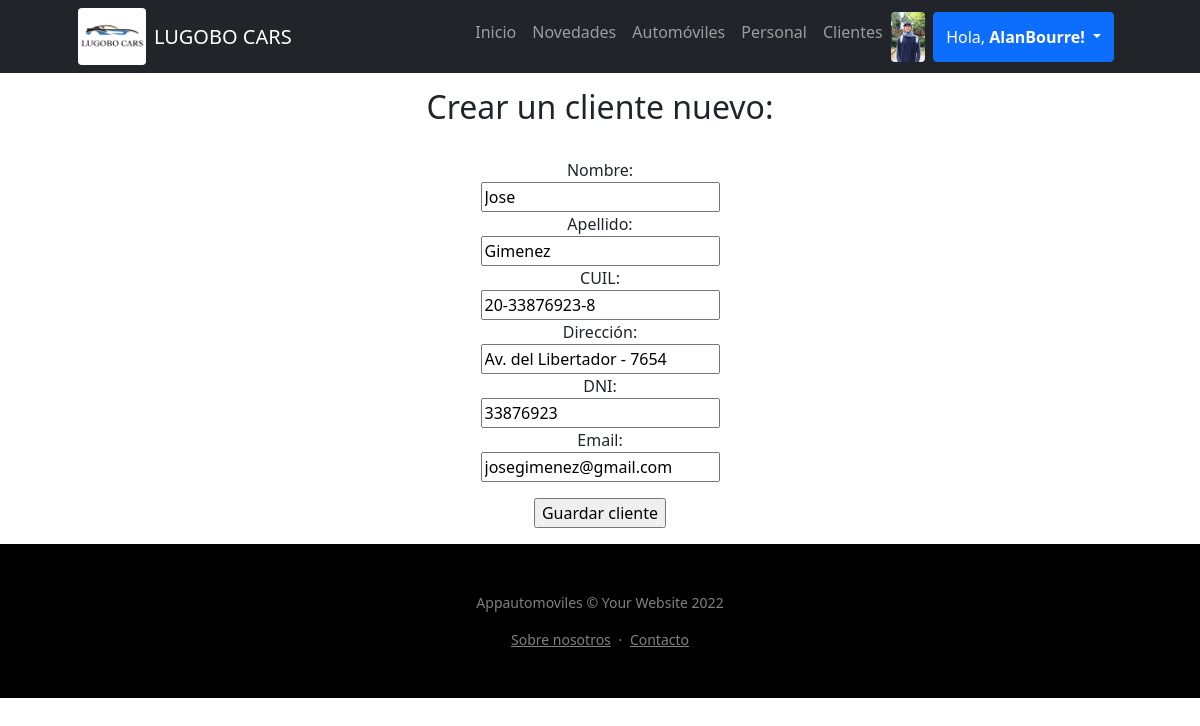
Page /Appautomoviles/editar_cliente/1 (signed in) on the committed database.
### Appautomoviles/models.py (models this page shows)
class Avatar(models.Model):
    usuario = models.OneToOneField(User, on_delete=models.CASCADE)
    imagen = models.ImageField(upload_to="avatar/", blank=True, null=True)
    class Meta:
        verbose_name_plural = "Avatares"

class Cliente(models.Model):
    nombre = models.CharField("Nombre", max_length=30)
    apellido = models.CharField("Apellido", max_length=30)
    cuil = models.CharField("CUIL", max_length=13)
    direccion = models.CharField("Dirección", max_length=50)
    dni = models.CharField("DNI", max_length=8)
    email = models.EmailField(blank=True, null=True)

### Appautomoviles/views.py (the view, shortened to what this page needs)
# urls.py: path("editar_cliente/<client_id>", views.editar_cliente, name="editar_cliente"),
@staff_member_required
def editar_cliente(request, client_id):
    cliente = Cliente.objects.get(id=client_id)
    formulario = FormCliente(initial= {"nombre": cliente.nombre, "apellido": cliente.apellido, "cuil": cliente.cuil,"direccion": cliente.direccion, "dni": cliente.dni, "email": cliente.email})
    contexto = {"form": formulario}
    return render(request, "Appautomoviles/formulario_cliente.html", contexto)

### Appautomoviles/forms.py
class FormCliente(ModelForm):
    class Meta():
        model = Cliente
        fields = ("nombre", "apellido", "cuil", "direccion", "dni", "email")

### Appautomoviles/templates/Appautomoviles/formulario_cliente.html (shortened to what this page needs)
{% extends "Appautomoviles/base.html" %}
{% load static %}
{% block contenidoPagina %}
<br><br><br>
<b><h2 class="text-center mt-3">Crear un cliente nuevo:</h2></b>
<br>
<form method="post">
    <form>
        <div class="mb-3 d-flex flex-column align-items-center">
            {{ form }}
            <input type="submit" class="mt-3" value="Guardar cliente">
        </div>
    </form>
</form>
{% endblock %}

### Appautomoviles/templates/Appautomoviles/base.html (shortened to what this page needs)
{% load static %}
<!DOCTYPE html>
<html lang="es">
    <head>
        <link href="https://cdn.jsdelivr.net/npm/bootstrap-icons@1.4.1/font/bootstrap-icons.css" rel="stylesheet" />
        <link href="{% static 'css/styles.css' %}" rel="stylesheet" />
    </head>
    <body>
        <nav class="navbar navbar-expand-lg navbar-dark bg-dark fixed-top">
            <div class="container px-5">
                <img src="{% static 'assets/Publicación de Facebook 940x788 px (1).jpg' %}" class="rounded float-start" alt="..." style="height: 57px;">
                <a class="navbar-brand px-2" href="{% url 'index' %}">LUGOBO CARS</a>
                <div class="collapse navbar-collapse" id="navbarResponsive">
                    <ul class="navbar-nav ms-auto">
                        <li class="nav-item"><a class="nav-link" href="{% url 'index' %}">Inicio</a></li>
                        <li class="nav-item"><a class="nav-link" href="{% url 'novedades' %}">Novedades</a></li>
                        <li class="nav-item"><a class="nav-link" href="{% url 'automovil' %}">Automóviles</a></li>
                        <li class="nav-item"><a class="nav-link" href="{% url 'personal' %}">Personal</a></li>
                        {% if user.is_authenticated %}
                            {% if user.is_staff %}
                            <li class="nav-item"><a class="nav-link" href="{% url 'cliente' %}">Clientes</a></li>
                            {% endif %}
                        {% endif %}
                        {% if user.is_authenticated %}
                            {% if user.avatar.imagen.url %}
                                <img class="rounded" src="{{ user.avatar.imagen.url }}" alt="" srcset="" style="height: 50px;">
                            {% else %}
                                <i class="bi bi-person-circle text-light my-2"></i>
                            {% endif %}
                            <div class="btn-group">
                                <button type="button" class="btn btn-primary dropdown-toggle mx-2" data-bs-toggle="dropdown" aria-expanded="false">
                                    Hola, <b>{{ user.username }}!</b>
                                </button>
                            </div>
                        {% else %}
                            <li class="nav-item"><a class="btn btn-primary mx-2" href="{% url 'login' %}">Iniciar Sesión</a></li>
                            <li class="nav-item"><a class="btn btn-outline-primary" href="{% url 'register' %}">Registrarse</a></li>
                        {% endif %}
                    </ul>
                </div>
            </div>
        </nav>
        {% block contenidoPagina %}
        {% endblock %}
        <footer class="bg-black text-center py-5">
            <div class="container px-5">
                <div class="text-white-50 small">
                    <div class="mb-2">Appautomoviles &copy; Your Website 2022</p></div>
                    <a href="{% url 'about' %}" class="text-reset">Sobre nosotros</a>
                    <span class="mx-1">&middot;</span>
                    <a href="{% url 'contacto' %}" class="text-reset">Contacto</a>
                </div>
            </div>
        </footer>
    </body>
</html>

### rows in the picture
Cliente: nombre "Jose", apellido "Gimenez", cuil "20-33876923-8", direccion "Av. del Libertador - 7654", dni "33876923", email "josegimenez@gmail.com"

### other values in the picture
{{ user.username }} "AlanBourre"
